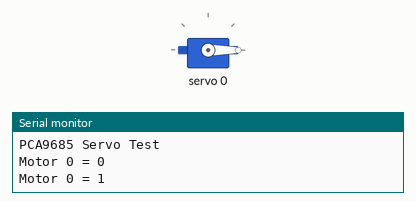
Simulated run of this sketch. Board: ESP32. Shown: servo, the last lines printed to the serial monitor.

Above: at 0.05 s.
At 2.6 s:
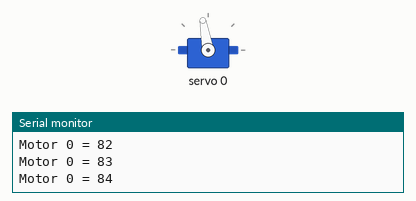
At 5.2 s:
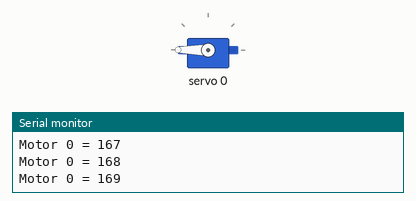
At 10.4 s:
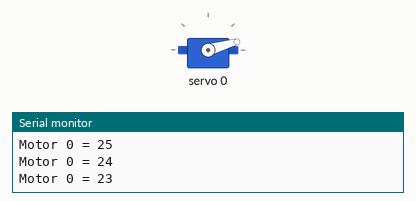
Timing chart, 0 to 14.4 s (numbered marks = the images above):
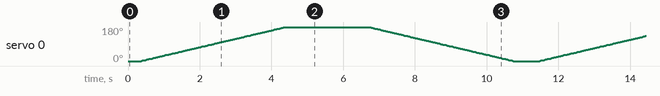

The sketch:

motor_pwm.ino
```cpp
#include <Wire.h>

// Include Adafruit PCA9685 Servo Library
#include <Adafruit_PWMServoDriver.h>

// Creat object to represent PCA9685 at default I2C address
Adafruit_PWMServoDriver pca9685 = Adafruit_PWMServoDriver(0x40);

// Define maximum and minimum number of "ticks" for the servo motors
// Range from 0 to 4095
// This determines the pulse width

#define SDA 26
#define SCL 27

#define SERVOMIN  80  // Minimum value
#define SERVOMAX  600  // Maximum value

// Define servo motor connections (expand as required)
#define SER0  0   //Servo Motor 0 on connector 0
#define SER1  1  //Servo Motor 1 on connector 12

// Variables for Servo Motor positions (expand as required)
int pwm0;


void setup() {

  // Serial monitor setup
  Wire.begin(SDA , SCL);
  Serial.begin(115200);

  // Print to monitor
  Serial.println("PCA9685 Servo Test");

  // Initialize PCA9685
  pca9685.begin();

  // Set PWM Frequency to 50Hz
  pca9685.setPWMFreq(50);

}

void loop() {

  // Move Motor 0 from 0 to 180 degrees
  for (int posDegrees = 0; posDegrees <= 180; posDegrees++) {

    // Determine PWM pulse width
    pwm0 = map(posDegrees, 0, 180, SERVOMIN, SERVOMAX);
    // Write to PCA9685
    pca9685.setPWM(SER0, 0, pwm0);
    // Print to serial monitor
    Serial.print("Motor 0 = ");
    Serial.println(posDegrees);
    delay(30);
  }


  // Move Motor 0 from 180 to 0 degrees
  for (int posDegrees = 180; posDegrees >= 0; posDegrees--) {

    // Determine PWM pulse width
    pwm0 = map(posDegrees, 0, 180, SERVOMIN, SERVOMAX);
    // Write to PCA9685
    pca9685.setPWM(SER0, 0, pwm0);
    // Print to serial monitor
    Serial.print("Motor 0 = ");
    Serial.println(posDegrees);
    delay(30);
  }
}
```
